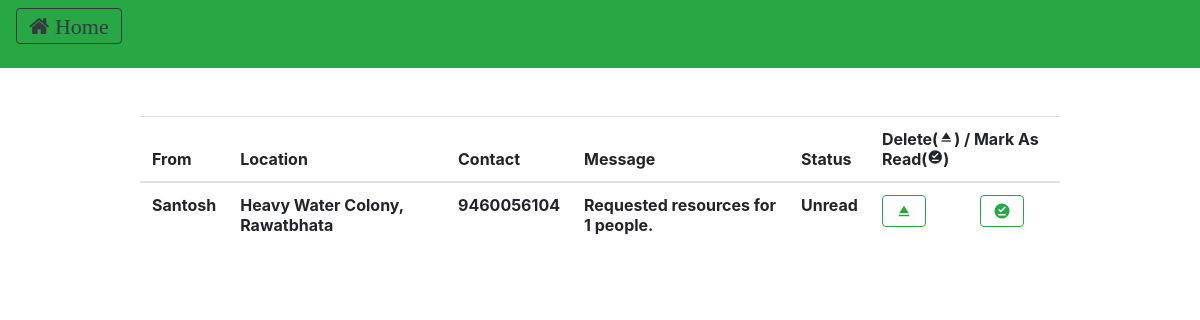
/users/messages/ (signed in), run on an earlier commit of the app's database.
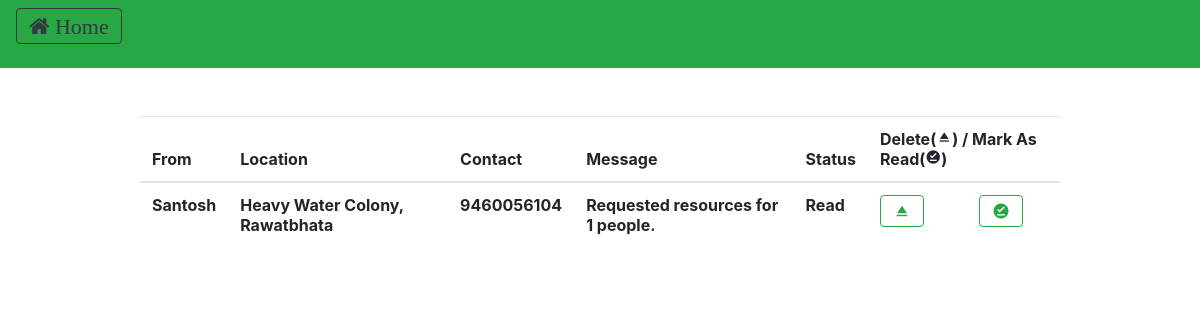
And on a later commit of the database.
### customUser/models.py (models this page shows, shortened)
class Messages(models.Model):
    sender = models.ForeignKey(CustomUser, on_delete = models.CASCADE, related_name = 'senders')
    reciever = models.ForeignKey(CustomUser, on_delete = models.CASCADE, related_name = 'recievers')
    message = models.CharField(max_length = 150)
    read_unread = models.BooleanField(default = "False") # FALSE - UNREAD

class CustomUser(AbstractUser):
    pin_code = models.IntegerField(null = True)
    contact_no = models.IntegerField(null = True)
    resources = models.IntegerField(null = True) # no. of persons avability/requirement
    locality = models.CharField(max_length = 100)
    city = models.CharField(max_length = 50)
    """CHOICES=[('0','Donor'),
                   ('1','Reciever')]"""
    state = models.CharField(max_length = 50, default = " ")
    user_type = models.IntegerField(null = True) # 0 - Donor 1 - Reciever
    email = models.EmailField(unique=True)

### customUser/views.py (the view)
# urls.py: path('messages/', views.seeNotifications, name = 'notification'),
@login_required(login_url = '/users/login')
def seeNotifications(request):
	message = Messages.objects.filter(reciever = request.user)
	context = { 'messages' : message }
	return render(request, 'notification.html', context)

### templates/notification.html (shortened to what this page needs)
{% extends 'base_with_home.html' %}
{% load crispy_forms_tags %}
{% block navigation %}
	<form method = "post" action = "{% url 'homePage' %}">
		<button class="btn btn-outline-dark" style="font-size:22px"><i class="fa fa-home"> Home</i></button>
	</form>
{% endblock %}
{% block content %}
	<table class = "table">
			<thead>
				<tr>
 					<th scope="col">  From  </th>
 					<th scope="col"> Location </th>
 					<th scope="col"> Contact </th>
					<th scope="col"> Message </th>
					<th scope = "col">Status</th>
					<th scope="col"> Delete(<i class="material-icons" style="font-size:16px">eject</i>) / Mark As Read(<i class="material-icons" style="font-size:16px">offline_pin</i>) </th>
				</tr>
			</thead>
			<tbody>
		{% for i in messages %}
			<tr>
				<th scope="row">{{ i.sender.username }}</th>
				<th scope="row">{{ i.sender.locality }}, {{ i.sender.city }} </th>
				<th scope="row">{{ i.sender.contact_no }} </th>
				<th scope="row"> {{ i.message }}</th>
				<th scope = "row">
					{% if i.read_unread == False %}
						Unread
						{%else%}
						Read
						{%endif%}
				</th>
				<th scope = "row">
					<div class = "row">
					<div class = "col">
					<form method = "post" action="{% url 'deleteNotification' i.pk %}"> {%csrf_token%}
						<button class = "btn btn-outline-success"><i class="material-icons" style="font-size:18px">eject</i></button>
					</form>
				</div>
				<div class = "col">
					<form method = "post" action="{% url 'readMessage' i.pk %}">{%csrf_token%}
						<button class = "btn btn-outline-success"><i class="material-icons" style="font-size:18px">offline_pin</i></button>
					</form>
				</div>
			</div>
				</th>
			</tr>
		{% endfor %}
{% endblock %}

What changed in the data, as far as the page shows it:
changed Messages "Requested resources for 1 people.": read_unread "Unread" → "Read"
